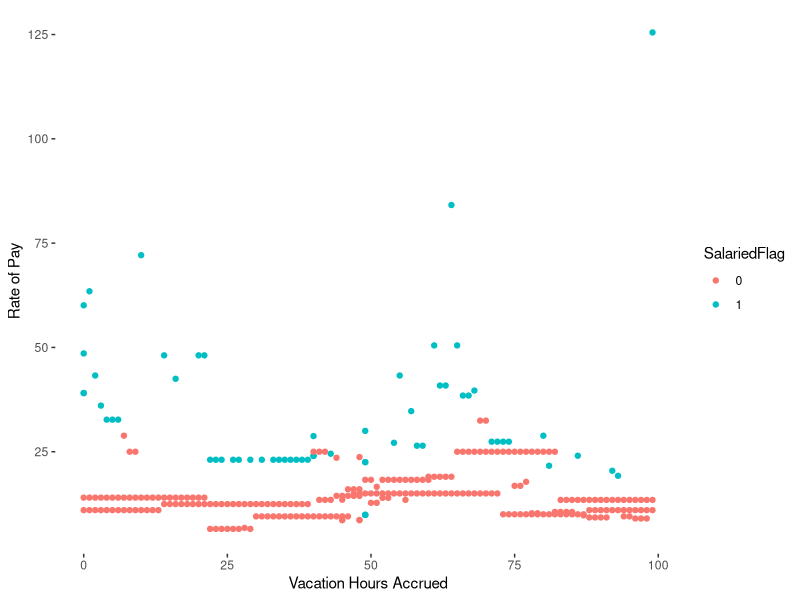
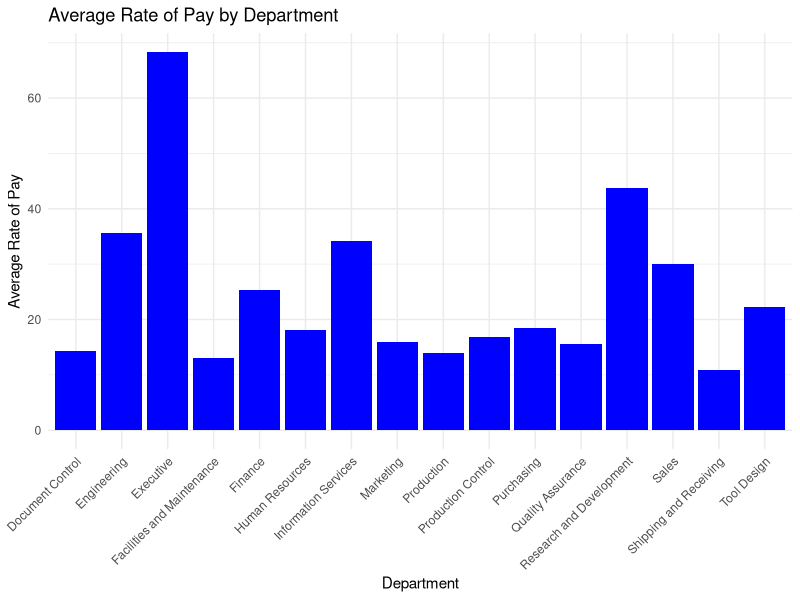
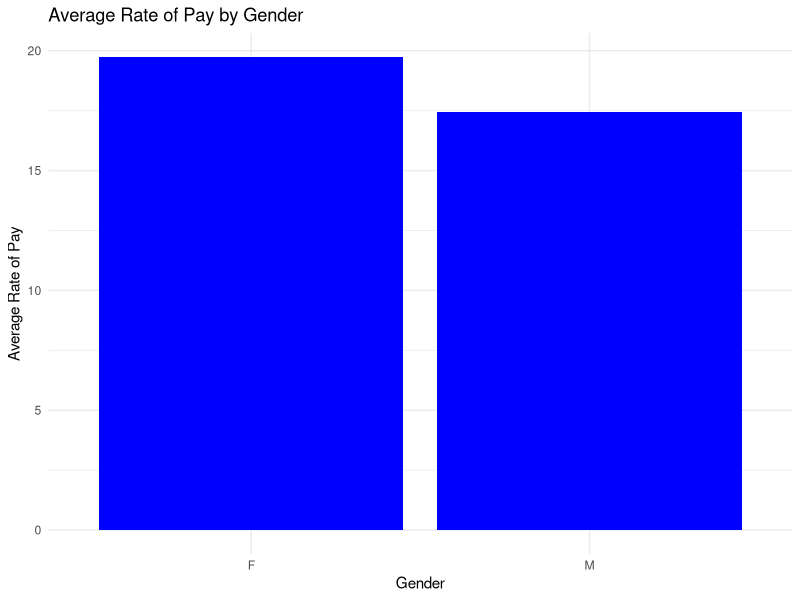
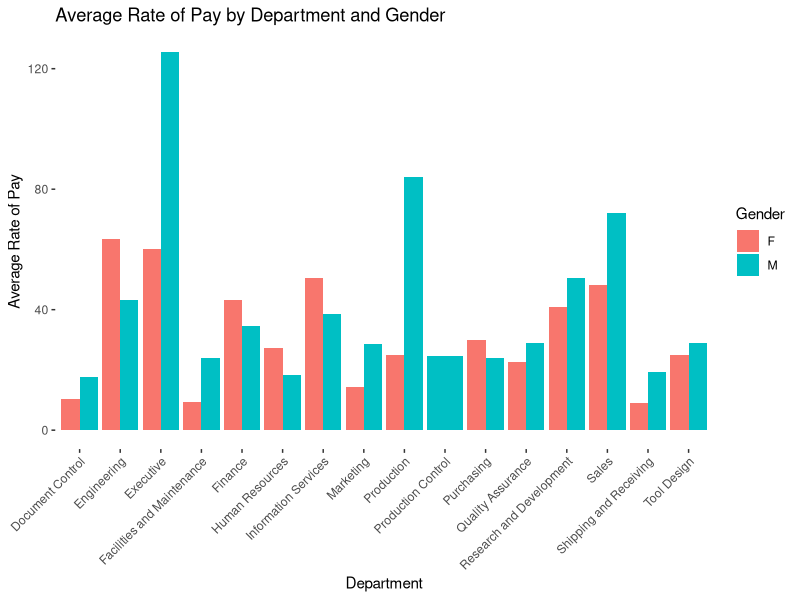
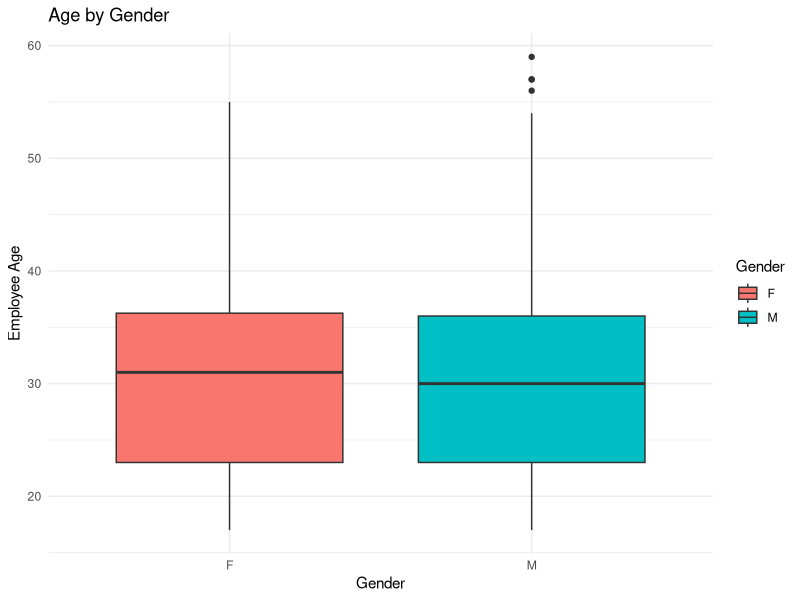
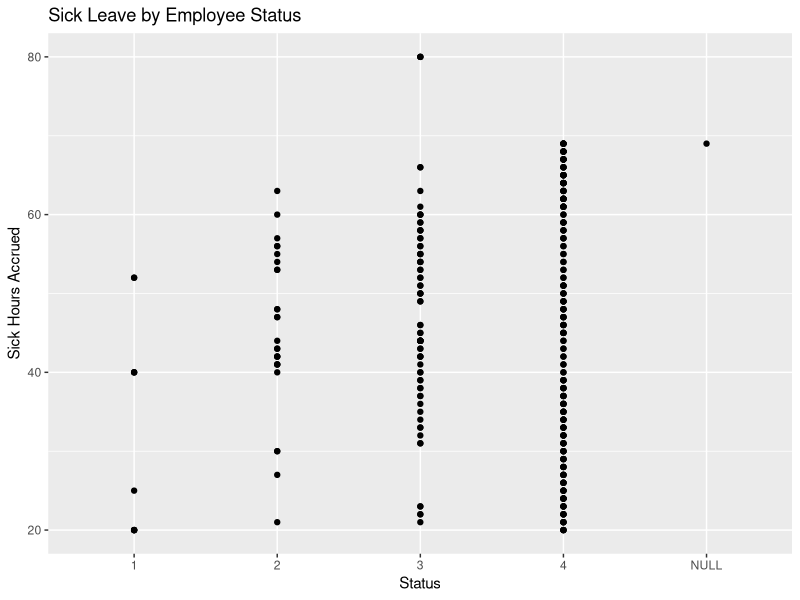
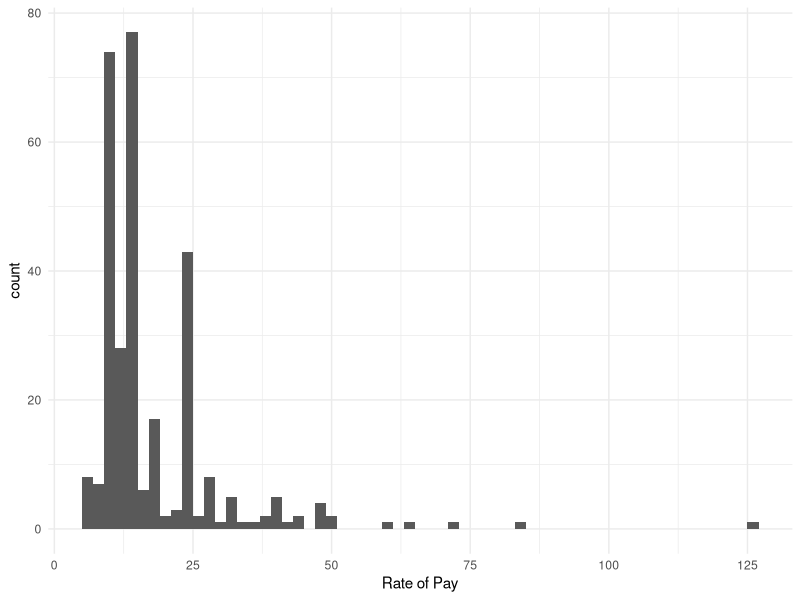
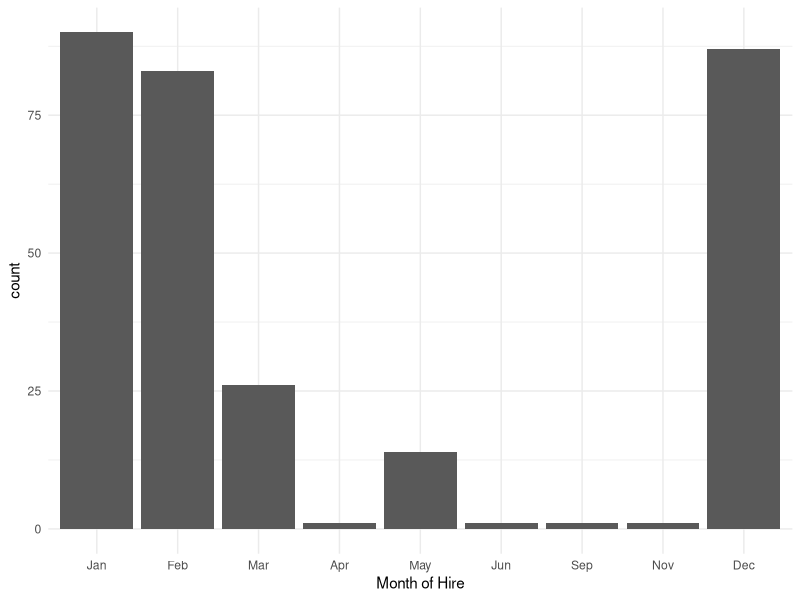

R code for these plots, in order:
## ---- chunk 1
knitr::opts_chunk$set(echo = TRUE) 

## ---- chunk 2
# install.packages("tinytex")
# tinytex::install_tinytex()
## ---- chunk 3
library(tidyverse)
pay <- read.csv("pay_history_clean.csv")
head(pay)
## ---- chunk 4
summary(pay)
## ---- chunk 5
pay <- pay %>% 
  mutate(EmployeeID=as.character(EmployeeID), SalariedFlag=as.character(SalariedFlag))
str(pay)
## ---- chunk 6
ggplot(data=pay) +
  geom_point(mapping = aes(x=VacationHours, y=Rate, color=SalariedFlag))  +     theme(panel.background = element_blank(), legend.key = element_blank()) +
  ylab("Rate of Pay") +
  xlab("Vacation Hours Accrued") +
  scale_fill_manual(guide=guide_legend(title="Employee Type"))
## ---- chunk 7
if(!requireNamespace("dplyr", quietly=TRUE)) install.packages("dplyr")
library(dplyr)
 avg_pay_rate_by_dept <- 
  pay %>% 
  group_by(DepartmentName) %>% 
             summarise(avg_pay_rate_by_dept = mean(Rate, na.rm=TRUE)) 
  
  ggplot(avg_pay_rate_by_dept) +
    geom_col(mapping=aes(x=DepartmentName, y=avg_pay_rate_by_dept), fill="blue") +
    theme(panel.background = element_blank(), legend.key = element_blank()) +
    theme_minimal() +
    labs(title = "Average Rate of Pay by Department",
         x="Department",
         y="Average Rate of Pay") +
    theme(axis.text.x=element_text(angle=45, hjust=1))
      

## ---- chunk 8
library(dplyr)
avg_rate_of_pay_by_gender <- 
  pay %>%
  group_by(Gender) %>%
    summarize(avg_rate_of_pay_by_gender = mean(Rate, na.rm=TRUE))
ggplot(avg_rate_of_pay_by_gender) +
  geom_col(mapping=aes(x=Gender, y=avg_rate_of_pay_by_gender), fill="blue") +
  theme(panel.background = element_blank(), legend.key = element_blank()) +
  theme_minimal() +
    labs(title = "Average Rate of Pay by Gender",
         x="Gender",
         y="Average Rate of Pay")
 
  

  
## ---- chunk 9
library(dplyr)
ggplot(pay, aes(x=DepartmentName, y=Rate, fill = Gender)) +
    geom_bar(stat = "identity", position = "dodge") +
    labs(title = "Average Rate of Pay by Department and Gender",
         x = "Department",
         y = "Average Rate of Pay",
         fill = "Gender") +
    theme(panel.background = element_blank(), legend.key = element_blank()) +
  theme(axis.text.x=element_text(angle=45, hjust=1))
## ---- chunk 10
#  pay <- data.frame(
 pay$BirthDate <- as.Date(pay$BirthDate, "%m/%d/%Y")
 pay$StartDate <-  as.Date(pay$StartDate, "%m/%d/%Y")
 Gender <- c("Male", "Female")
 pay$age_of_employee <- as.integer(difftime(pay$StartDate, pay$BirthDate, units = "days") / 365.25)

library(ggplot2)
  ggplot(pay, aes(x=Gender, y=age_of_employee, fill=Gender)) +
    geom_boxplot() +
    labs(title="Age by Gender", x="Gender", y="Employee Age") +
    theme_minimal()
## ---- chunk 11

ggplot(pay, aes(x=OrganizationLevel, y=SickLeaveHours)) +
  geom_point() +
  labs(title="Sick Leave by Employee Status ", x="Status", y="Sick Hours Accrued")



  #ggplot(pay, aes(x=Gender, y=age_of_employee, fill=Gender)) +
   # geom_boxplot() +
    #labs(title="Age by Gender", x="Gender", y="Employee Age") +
    #theme_minimal()
## ---- chunk 12
 
      
ggplot(pay, aes(x=Rate)) +
  geom_histogram(binwidth=2) +
  theme_minimal() +
  labs(x="Rate of Pay")




## ---- chunk 13

pay$HireMonth <- month(as.Date(pay$HireDate, "%m/%d/%Y"), label=TRUE, abbr=TRUE)
ggplot(pay, aes(x=HireMonth)) +
  geom_bar() +
  theme_minimal() +
  labs(x="Month of Hire")
